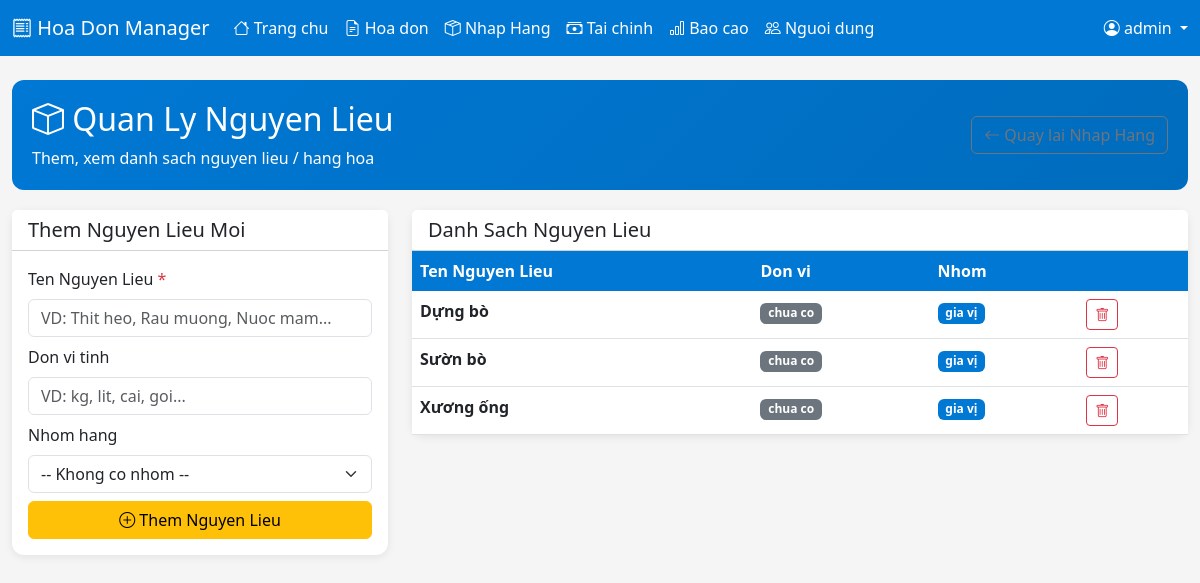
The page /import/materials (signed in) on the database its author committed.
### tables this page shows
CREATE TABLE materials (
            id INTEGER PRIMARY KEY AUTOINCREMENT,
            name TEXT NOT NULL,
            unit TEXT DEFAULT '',
            group_id INTEGER,
            created_at TIMESTAMP DEFAULT CURRENT_TIMESTAMP,
            FOREIGN KEY (group_id) REFERENCES material_groups(id)
        );

CREATE TABLE material_groups (
            id INTEGER PRIMARY KEY AUTOINCREMENT,
            name TEXT NOT NULL,
            color TEXT DEFAULT '',
            sort_order INTEGER DEFAULT 0,
            created_at TIMESTAMP DEFAULT CURRENT_TIMESTAMP
        );

### app.py (the view)
@app.route('/import/materials')
@login_required
def materials_page():
    conn = get_db()
    c = conn.cursor()
    c.execute('''SELECT m.*, g.name as group_name, g.color as group_color
        FROM materials m LEFT JOIN material_groups g ON m.group_id = g.id
        ORDER BY g.sort_order, g.name, m.name''')
    materials_list = c.fetchall()
    c.execute('SELECT * FROM material_groups ORDER BY sort_order, name')
    groups = c.fetchall()
    conn.close()
    return render_template('materials.html', materials=materials_list, groups=groups)

### app.py (called while the page is built, shortened)
def get_db():
    if USE_PG:
        import psycopg2
        conn = psycopg2.connect(os.environ['DATABASE_URL'])
    else:
        conn = sqlite3.connect(DATABASE)
        conn.row_factory = sqlite3.Row
    class Wrapper:
        def __init__(self, conn, use_pg):
            self._conn = conn
            self._use_pg = use_pg
        def cursor(self):
            return HybridCursor(self._conn.cursor(), self._use_pg)
        def close(self):
            self._conn.close()
    return Wrapper(conn, USE_PG)

def login_required(f):
    @wraps(f)
    def decorated(*args, **kwargs):
        if 'user_id' not in session:
            return redirect(url_for('login'))
        return f(*args, **kwargs)
    return decorated

@app.context_processor
def inject_user():
    if 'user_id' not in session:
        return {'notif_count': 0}
    conn = get_db()
    c = conn.cursor()
    c.execute('SELECT COUNT(*) FROM notifications WHERE user_id=? AND is_read=0', (session['user_id'],))
    count = c.fetchone()[0]
    conn.close()
    return {'notif_count': count}

@app.before_request
def before():
    pass

    def execute(self, sql, params=None):
        if params is not None:
            if self._use_pg:
                sql = sql.replace('?', '%s')
            self._cursor.execute(sql, params)
        else:
            self._cursor.execute(sql)
        if self._use_pg:
            self._col_names = [desc[0] for desc in self._cursor.description] if self._cursor.description else []
        return self

    def fetchone(self):
        row = self._cursor.fetchone()
        if row is None:
            return None
        return row

    def fetchall(self):
        rows = self._cursor.fetchall()
        return rows

### templates/materials.html (shortened to what this page needs)
{% extends "base.html" %}
{% block content %}
<div class="page-header d-flex justify-content-between align-items-center">
    <div>
        <h2><i class="bi bi-box"></i> Quan Ly Nguyen Lieu</h2>
        <p class="mb-0">Them, xem danh sach nguyen lieu / hang hoa</p>
    </div>
    <a href="{{ url_for('import_page') }}" class="btn btn-outline-secondary"><i class="bi bi-arrow-left"></i> Quay lai Nhap Hang</a>
</div>
<div class="row">
    <div class="col-md-4">
        <div class="card">
            <div class="card-header bg-white"><h5 class="mb-0">Them Nguyen Lieu Moi</h5></div>
            <div class="card-body">
                <form method="POST" action="{{ url_for('materials_add') }}">
                    <div class="mb-2">
                        <label class="form-label">Ten Nguyen Lieu <span class="text-danger">*</span></label>
                        <input type="text" name="name" class="form-control" placeholder="VD: Thit heo, Rau muong, Nuoc mam..." required>
                    </div>
                    <div class="mb-2">
                        <label class="form-label">Don vi tinh</label>
                        <input type="text" name="unit" class="form-control" placeholder="VD: kg, lit, cai, goi...">
                    </div>
                    <div class="mb-2">
                        <label class="form-label">Nhom hang</label>
                        <select name="group_id" class="form-select">
                            <option value="">-- Khong co nhom --</option>
                        </select>
                    </div>
                    <button type="submit" class="btn btn-warning w-100"><i class="bi bi-plus-circle"></i> Them Nguyen Lieu</button>
                </form>
            </div>
        </div>
    </div>
    <div class="col-md-8">
        <div class="card">
            <div class="card-header bg-white"><h5 class="mb-0">Danh Sach Nguyen Lieu</h5></div>
            <div class="card-body p-0">
                {% if materials %}
                <div class="table-responsive">
                    <table class="table table-hover mb-0">
                        <thead>
                            <tr>
                                <th>Ten Nguyen Lieu</th>
                                <th>Don vi</th>
                                <th>Nhom</th>
                                <th></th>
                            </tr>
                        </thead>
                        <tbody>
                            {% for mat in materials %}
                            <tr onclick="window.location='{{ url_for('material_detail', material_id=mat.id) }}'" style="cursor:pointer">
                                <td><strong>{{ mat.name }}</strong></td>
                                <td><span class="badge bg-secondary">{{ mat.unit or 'chua co' }}</span></td>
                                <td>
                                    {% if mat.group_name %}
                                    <span class="badge" style="background:{{ mat.group_color or '#6c757d' }}">{{ mat.group_name }}</span>
                                    {% else %}
                                    <span class="text-muted">-</span>
                                    {% endif %}
                                </td>
                                <td>
                                    <form method="POST" action="{{ url_for('materials_delete', material_id=mat.id) }}"
                                          onsubmit="return confirm('Xoa nguyen lieu nay?')">
                                        <button type="submit" class="btn btn-sm btn-outline-danger"><i class="bi bi-trash"></i></button>
                                    </form>
                                </td>
                            </tr>
                            {% endfor %}
                        </tbody>
                    </table>
                </div>
                {% else %}
                <p class="text-muted text-center p-4 mb-0">Chua co nguyen lieu nao.</p>
                {% endif %}
            </div>
        </div>
    </div>
</div>
{% endblock %}

### templates/base.html (style rules this page uses)
:root { --primary: #0078D4; --success: #107C10; --danger: #D13438; --warning: #FFC107; }
body { background-color: #f5f5f5; font-family: 'Segoe UI', Tahoma, sans-serif; }
.card { border: none; border-radius: 12px; box-shadow: 0 2px 8px rgba(0,0,0,0.08); }
.table thead th { background-color: var(--primary); color: white; border: none; }
.page-header { background: linear-gradient(135deg, var(--primary) 0%, #006cbd 100%); color: white; padding: 20px; border-radius: 12px; margin-bottom: 20px; }

### rows shown on the page
materials: name "Dựng bò", unit "chua co", group_name "gia vị"
materials: name "Sườn bò", unit "chua co", group_name "gia vị"
materials: name "Xương ống", unit "chua co", group_name "gia vị"

### other values the page prints
{{ session.username }} "admin"
